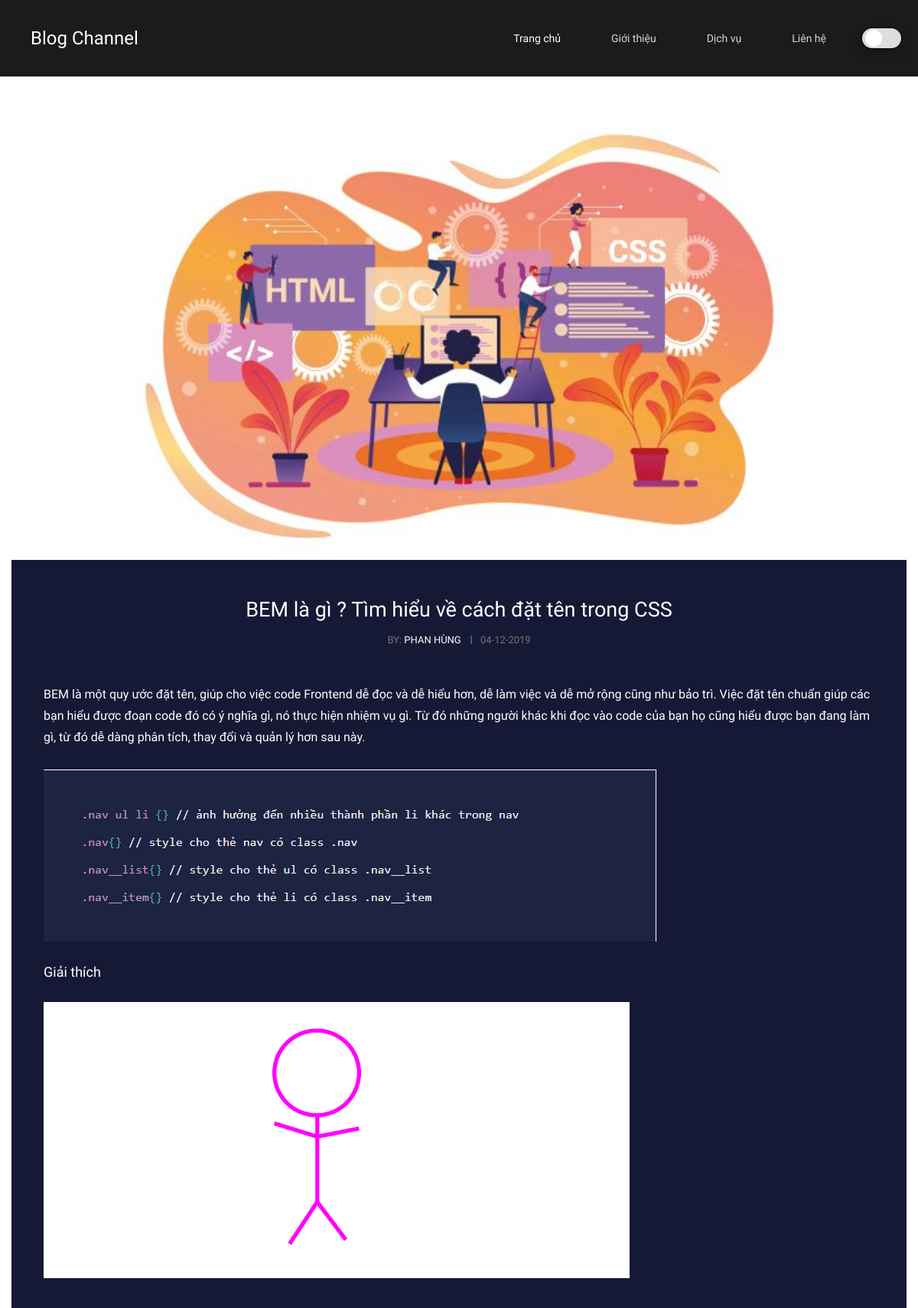
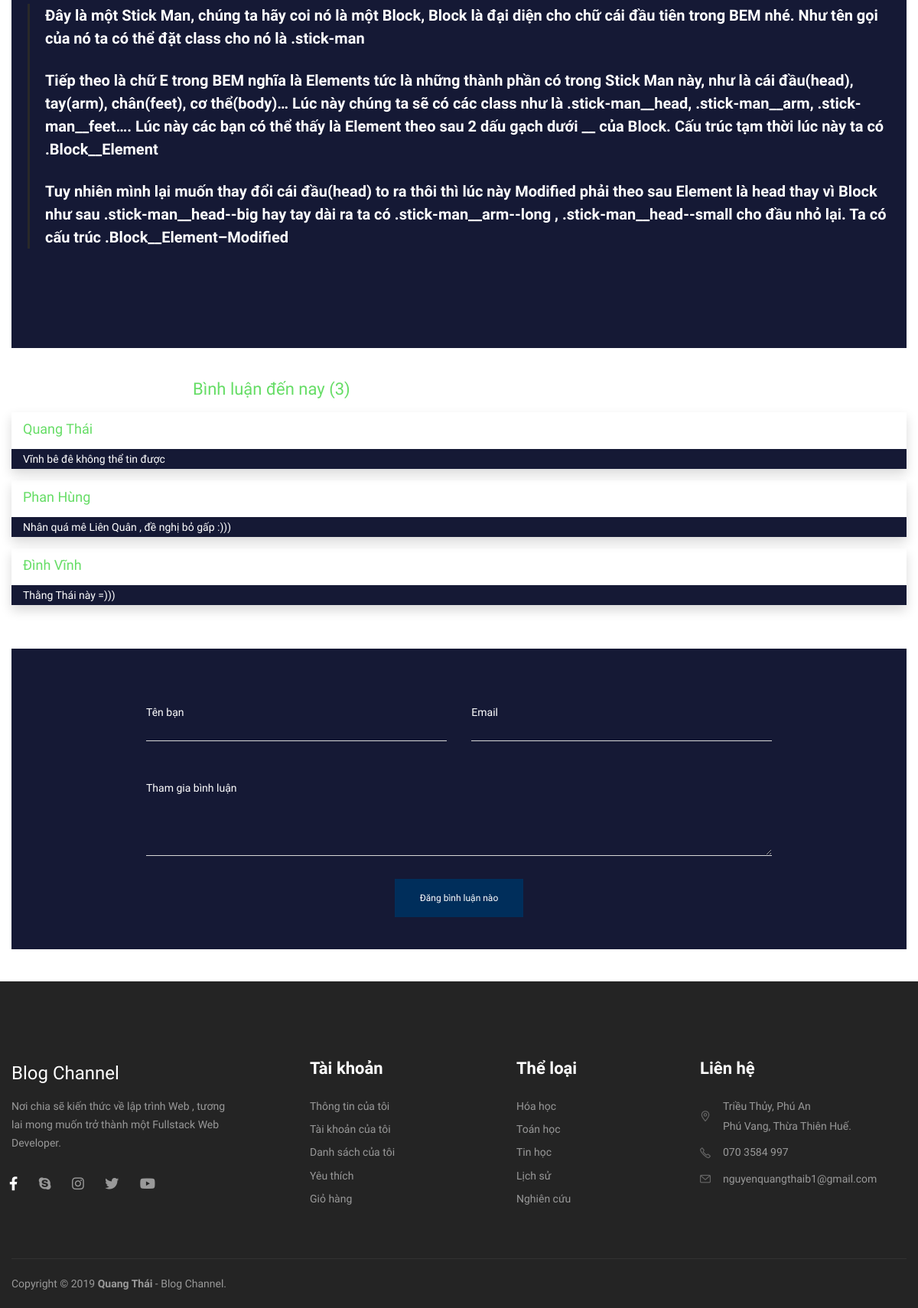
Page /blog-details.php?post=4 on the committed database (2 pictures, top to bottom).
### tables this page shows
CREATE TABLE `posts` (
  `post_id` int(10) NOT NULL,
  `category_id` int(10) NOT NULL,
  `post_title` varchar(100) NOT NULL,
  `post_date` text NOT NULL,
  `post_author` varchar(50) NOT NULL,
  `post_keywords` text NOT NULL,
  `post_image` varchar(100) NOT NULL,
  `post_content` text NOT NULL,
  `img_details` varchar(100) NOT NULL,
  `post_explain` varchar(100) NOT NULL
);

CREATE TABLE `comments` (
  `comment_id` int(10) NOT NULL,
  `post_id` int(10) NOT NULL,
  `comment_name` varchar(100) NOT NULL,
  `comment_email` varchar(100) NOT NULL,
  `comment_text` text NOT NULL,
  `status` text NOT NULL
);

### blog-details.php (the view, shortened to what this page needs)
<?php include_once "headers.php"; ?>
<div id="main-content" class="site-main  clearfix no-padding">
    <div id="content-wrap" class="padding-top-40">
        <div class="container">
            <div class="row">
                <div class="col-md-12">
                    <div id="site-content" class="site-content clearfix bg__dark">
                        <div id="inner-content" class="inner-content-wrap">
                            <div class="single-post">
                                <?php
                                    include_once "connection.php";
                                    if(isset($_GET['post'])){
                                      $post_id = $_GET['post'];
                                    $get_posts = "select * from posts where post_id='$post_id'";
                                    $run_posts = mysqli_query($con, $get_posts);
                                    while ($row_posts = mysqli_fetch_array($run_posts))
                                    {
                                        $post_title = $row_posts['post_title'];
                                        $post_date = $row_posts['post_date'];
                                        $post_author = $row_posts['post_author'];
                                        $post_image = $row_posts['post_image'];
                                        $post_content = $row_posts['post_content'];
                                        $post_keyword = $row_posts['post_keywords'];
                                        $image_details = $row_posts['img_details'];
                                        $image_explain = $row_posts['post_explain'];
                                ?>
                                <article class="hentry">
                                    <div class="post-media clearfix">
                                        <a href="#"><img src="admin/img_upload/<?php echo $post_image ?>" alt="Image"></a>
                                    </div>
                                    <div class="post-content-wrap">
                                        <h2 class="post-title">
                                            <span>
                                                <a href="#" class="bg__white"><?php echo $post_title ?></a>
                                            </span>
                                        </h2>
                                        <div class="post-meta">
                                            <div class="post-meta-content">
                                                <div class="post-meta-content-inner">
                                                    <span class="post-by-author item">
                                                        <span class="inner">By:
                                                            <a href="#" class="bg__white" rel="author"><?php echo $post_author ?></a>
                                                        </span>
                                                    </span>
                                                    <span class="post-date item">
                                                        <span class="inner">
                                                            <span class="entry-date"><?php echo $post_date ?></span>
                                                        </span>
                                                    </span>
                                                </div>
                                            </div>
                                        </div>
                                        <div class="post-content post-excerpt">
                                            <p class="mx-5"> <?php echo $post_keyword ?></p>
                                            <p><img src="admin/img_upload/<?php echo $image_details ?>" alt=""></p>
                                            <h4 class="bg__white ml-5">Giải thích</h4>
                                            <p class="ml-5"><img src="admin/img_upload/<?php echo $image_explain ?>" alt=""></p>
                                            <blockquote class="mx-4 bg__white">
                                                <?php echo $post_content ?>
                                            </blockquote>
                                        </div>
                                    </div>
                                </article>
                                <?php } } ?>
                            </div>
                        </div>
                    </div>
                </div>
            </div>
        </div>
    </div>
</div>
<?php include_once "comment_form.php"; ?>
<?php include_once "footer.php"; ?>

### comment_form.php (shortened to what this page needs)
<?php
        include_once "connection.php";
     if(isset($_GET['post']))
    {
        $post_id = $_GET['post'];
        $get_posts = "select * from posts where post_id='$post_id'";
        $run_posts = mysqli_query($con, $get_posts);
        $row=mysqli_fetch_array($run_posts);
        $post_new_id=$row['post_id'];
     }
?>
<h2 class="h2__padding">
    Bình luận đến nay
    <?php
        include_once "connection.php";
        $get_comments = "select * from comments where post_id='$post_new_id' AND status='approve'";
		$run_comments = mysqli_query($con,$get_comments);
		$count = mysqli_num_rows($run_comments);
		echo "(". $count . ")";
    ?>
</h2>
<?php
	   $get_comments = "select * from comments where post_id='$post_new_id' AND status='approve'";
		$run_comments = mysqli_query($con,$get_comments);
		while($row_comments=mysqli_fetch_array($run_comments)){
			$comment_name=$row_comments['comment_name'];
			$comment_text=$row_comments['comment_text'];
			echo "
                <div class='container'>
                    <div class='row'>
                        <div class='col-md-12''>
                            <div class='shadow'>
                                <h4 style='display:block;color:#66DD66;padding: 10px 0px 0px 15px;'>$comment_name</h4>
                                <p style='display:block; background:#151935;color:#fff;padding-left:15px;'>$comment_text</p>
                            </div>
                        </div>
                    </div>
                </div>
            ";
			}
 ?>
<div class="container py-5">
    <div class="row">
        <div class="col-md-12 text-center">
            <div class="widget widget_contact_form clearfix widget__center p-5" style="background: #151935">
                <form method="post" action="blog-details.php?post=<?php echo $post_new_id; ?>" class="contact-form" >
                    <span class="form-control-wrap your-name">
                        <input type="text" id="name" name="comment_name" placeholder="Tên bạn" required>
                    </span>
                    <span class="form-control-wrap your-email">
                        <input type="email" id="email" name="comment_email" placeholder="Email" required>
                    </span>
                    <span class="form-control-wrap your-message">
                        <textarea name="comment" cols="40" rows="10" placeholder="Tham gia bình luận" required></textarea>
                    </span>
                    <div class="wrap-submit text-center">
                        <input type="submit" value="Đăng bình luận nào" class="submit" name="submit">
                    </div>
                </form>
            </div>
        </div>
    </div>
</div>

### assets/css/cubeportfolio.css (style rules this page uses)
.clearfix:after { content:" ";display:block;height:0;clear:both }

### rows in the picture
posts: post_image (picture), post_title "BEM là gì ? Tìm hiểu về cách đặt tên trong CSS", post_author "PHAN HÙNG", post_date "04-12-2019", post_keywords "BEM là một quy ước đặt tên, giúp cho việc code Frontend dễ đọc và dễ hiểu hơn, dễ làm việc và dễ mở rộng cũng như bảo trì. Việc đặt tên chuẩn giúp các bạn hiểu được đoạn code đó có ý nghĩa gì, nó thực hiện nhiệm vụ gì. Từ đó những người khác khi đọc vào code của bạn họ cũng hiểu được bạn đang làm gì, từ đó dễ dàng phân tích, thay đổi và quản lý hơn sau này.", img_details (picture), post_explain (picture), post_content "Đây là một Stick Man, chúng ta hãy coi nó là một Block, Block là đại diện cho chữ cái đầu tiên trong BEM nhé. Như tên gọi của nó ta có thể đặt class cho nó là .stick-man Tiếp theo là chữ E trong BEM nghĩa là Elements tức là những thành phần có trong Stick Man này, như là cái đầu(head), tay(arm), chân(feet), cơ thể(body)… Lúc này chúng ta sẽ có các class như là .stick-man__head, .stick-man__arm, .stick-man__feet…. Lúc này các bạn có thể thấy là Element theo sau 2 dấu gạch dưới __ của Block. Cấu trúc tạm thời lúc này ta có .Block__Element Tuy nhiên mình lại muốn thay đổi cái đầu(head) to ra thôi thì lúc này Modified phải theo sau Element là head thay vì Block như sau .stick-man__head--big hay…"
comments: comment_name "Quang Thái", comment_text "Vĩnh bê đê không thể tin được"
comments: comment_name "Phan Hùng", comment_text "Nhân quá mê Liên Quân , đề nghị bỏ gấp :)))"
comments: comment_name "Đình Vĩnh", comment_text "Thằng Thái này =)))"

### other values in the picture
$count "3"
